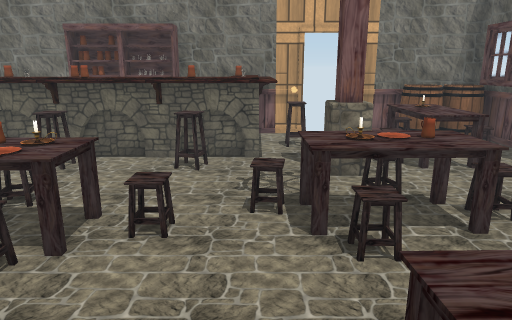
View 1 (above)

16 first-person views from a walk through a 3-D level made in the Unity game engine. The camera is 1.3 m above the floor, tilts 14° down and sees 70° across. Doors are open. The floor is counted in squares, 0.5 m on a side. Each view is taken from the middle of a square. On the plan, view 1 faces up. The plan holds only what a view shows up to about 20 squares ahead; the rest is blank. The player character is not drawn. Some surface patterns are stand-ins.

View 2
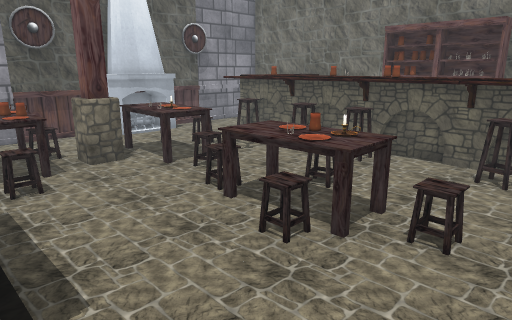

View 3
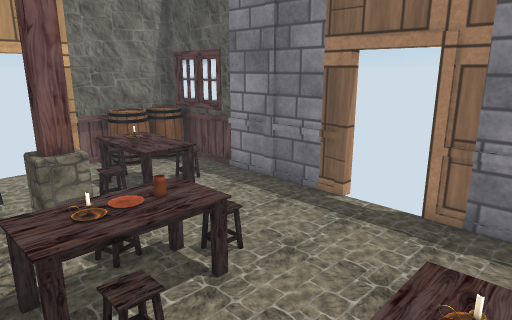

View 4
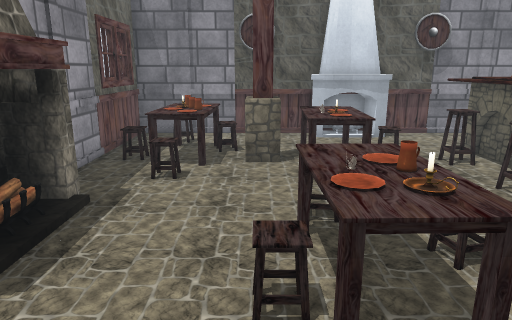

View 5
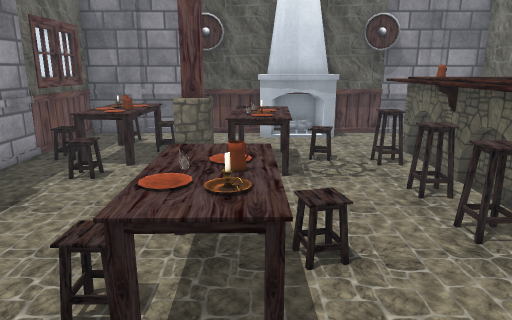

View 6
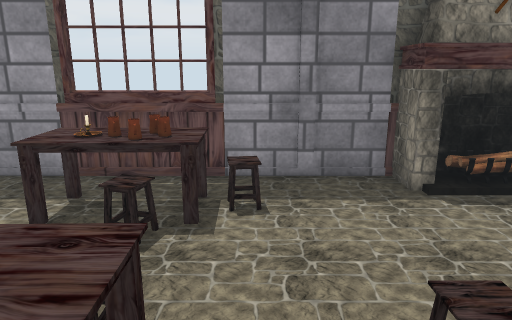

View 7
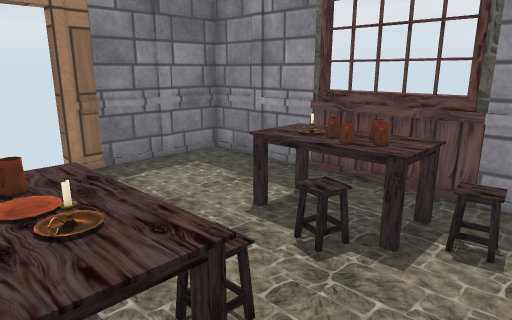

View 8
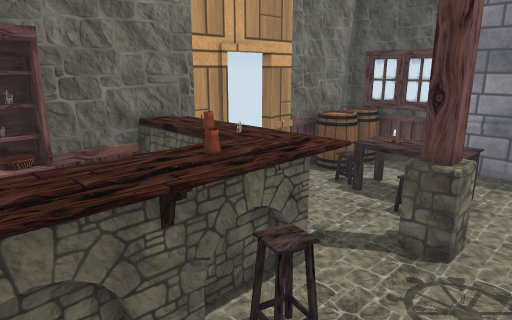

View 9
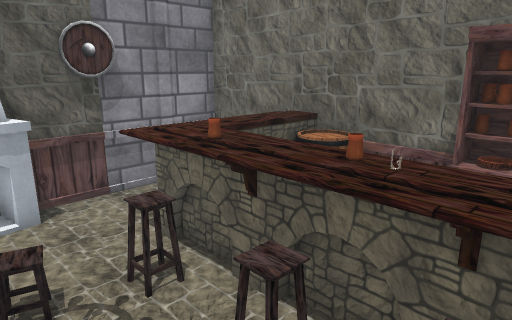

View 10
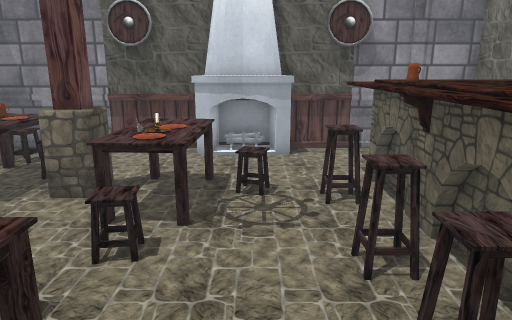

View 11
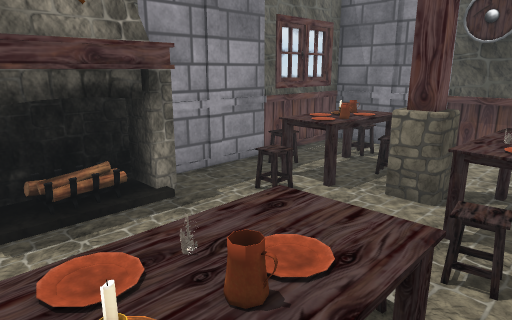

View 12
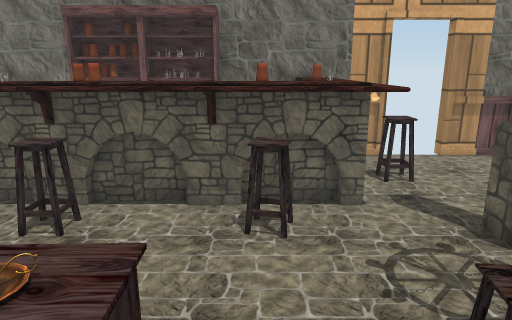

View 13
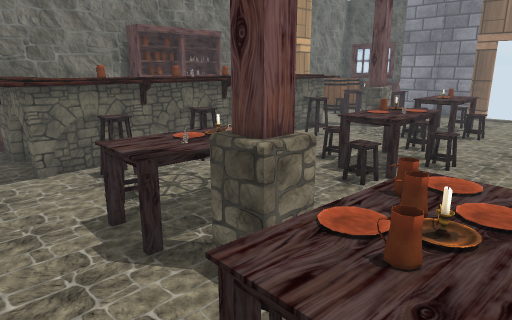

View 14
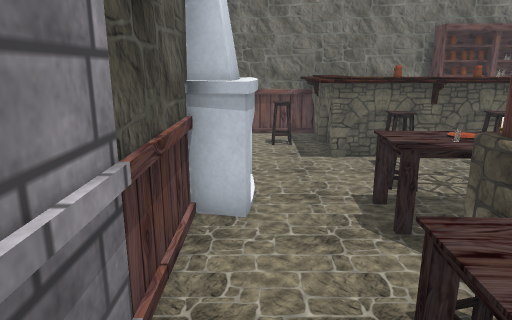

View 15
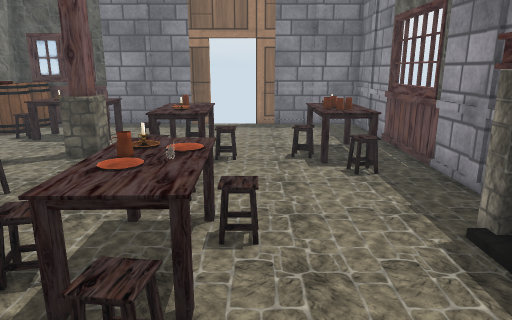

View 16
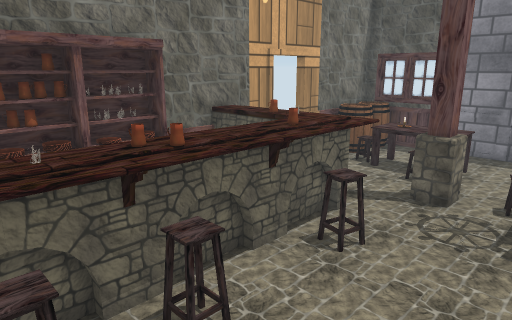

### Floor plan
Points are (right, up) in squares from view 1. A wall is a line through its corners. A room is listed if a view was taken in it or the views show most of it. See-through windows are left out.
Room 1 (views 1, 2, 3, 4, 5, 6, 7, 8, 9, 10, 11, 12, 13, 14, 15, 16)
walls: (0.6, 10.2) (-0.6, 10.2); (0.1, 10.7) (-0.6, 10.7); (-3.7, -0.9) (8.8, -0.9) (8.8, 4); (-10.4, 10.3) (-12.2, 10.3); (-10.4, 10.8) (-11.7, 10.8) (-11.7, 11.4); (-7.4, 15.1) (-15.2, 15.1) (-15.2, 8.7); (2, 15.1) (-2.6, 15.1); (8.8, 6.2) (8.8, 15.1) (3.7, 15.1); (-15.2, 6.5) (-15.2, -0.8) (-7.4, -0.9)
low walls: (-0.3, 10.6) (-0.3, 11.1); (-10.4, 11.1) (-11, 11.1) (-11, 10.7); (-11.2, 11.1) (-11.2, 10.7)
ways out: open door at (2.5, 15); open door at (9, 5)
objects: fireplace (-15, 6) to (-14, 9); table (-13, 1) to (-10, 3); stool (-13, 13); table (-12, 5) to (-9, 7); other object (-12, 12) to (-11, 14); chandelier (-11, 2); column (-11, 4) to (-10, 5); barrel (-11, 14) to (-9, 15); chandelier (-10, 6); stool (-10, 9) to (-10, 10); other object (-10, 10) to (-8, 12); other object (-10, 11); stool (-8, 9) to (-7, 10); fireplace (-7, 0) to (-3, 0); other object (-7, 10) to (-4, 12); other object (-7, 11); cupboard (-7, 14) to (-5, 14); other object (-7, 15); table (-6, 5) to (-5, 6); stool (-6, 9) to (-5, 10); other object (-6, 15); other object (-5, 11); other object (-5, 15); chandelier (-4, 6) to (-3, 6); other object (-4, 10) to (-1, 12); cupboard (-4, 14) to (-3, 14); other object (-4, 15); table (-3, 5); other object (-3, 15); stool (-2, 9) to (-2, 10); other object (-2, 11); other object (-1, 12) to (1, 15); other object (-1, 13); other object (0, 12); table (1, 1) to (2, 2); table (1, 5) to (2, 7); stool (1, 12) to (2, 13); column (2, 9) to (3, 10); chandelier (3, 1) to (3, 2); table (4, 1) to (4, 2); table (4, 9) to (6, 12); other object (5, 11) to (5, 12); barrel (6, 14) to (7, 14); barrel (8, 14)

Positions as (right, up) in squares from view 1, and headings:
1: (0, 0), facing up
2: (0, 0), facing up-left
3: (0, 1), facing up-right
4: (0, 4), facing left
5: (0, 6), facing left
6: (0, 8), facing down
7: (-1, 7), facing down-right
8: (-5, 7), facing up-right
9: (-5, 7), facing up-left
10: (-3, 8), facing left
11: (-3, 7), facing down-left
12: (-2, 4), facing up
13: (-14, 1), facing up-right
14: (-14, 0), facing up
15: (-9, 4), facing right
16: (-8, 6), facing up-right
